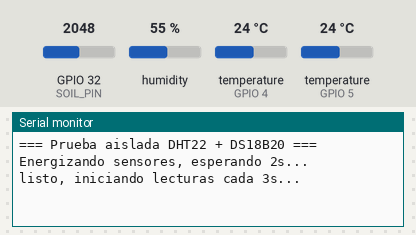
Bench run of a sketch on a simulated ESP32. Shown: the last lines printed to the serial monitor. The inputs (shaded band) are chosen by the test bench; at power-on: humidity 55 %, temperature (sensors on GPIO 5, GPIO 4) 24 °C, GPIO 32 (SOIL_PIN) = 2048.

Above: at 3.3 s.
3.4 s: humidity set to 22 %
At 6.3 s:
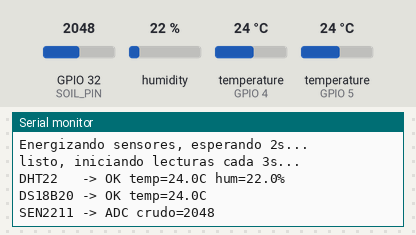
8.8 s: temperature (sensor on GPIO 5) set to 12 °C
At 9.5 s:
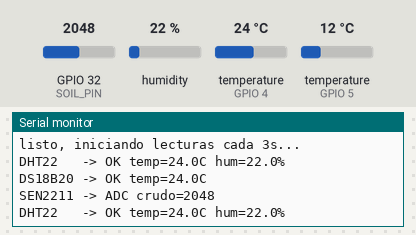
14.2 s: GPIO 32 (SOIL_PIN) set to 2866
At 17.7 s:
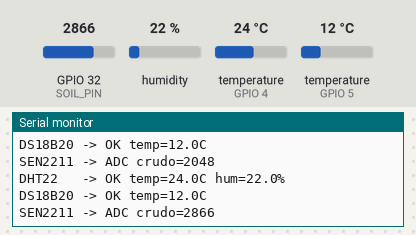
19.6 s: temperature (sensor on GPIO 4) set to 12 °C
At 21.9 s:
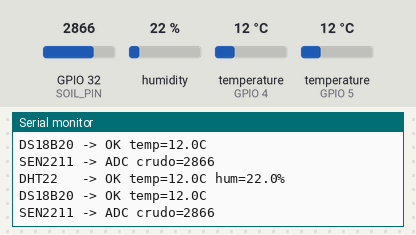
25.0 s: temperature (sensor on GPIO 5) set to 19 °C
At 29.0 s:
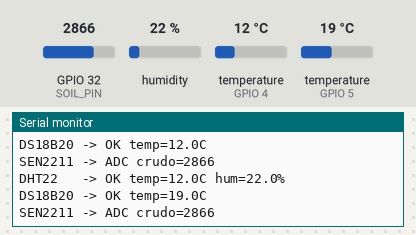
30.4 s: GPIO 32 (SOIL_PIN) set to 3972
At 33.2 s:
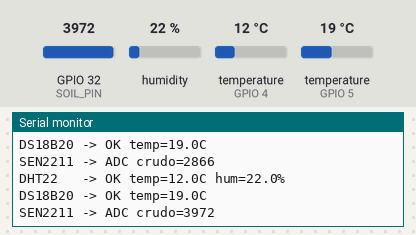
Timing chart, 0 to 34.7 s (numbered marks = the images above; inputs shaded):
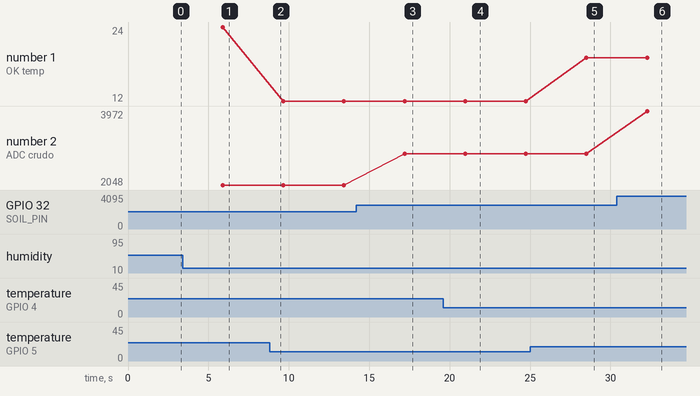

Measured:
- after the input at 3.4 s, the serial monitor: prints a new line after 1.7 s (image 1)
- after the input at 14.2 s, the serial monitor: prints a new line after 3.0 s (image 3)
- after the input at 19.6 s, the serial monitor: prints a new line after 0.60 s (image 4)
- after the input at 25.0 s, the serial monitor: prints a new line after 3.5 s (image 5)
- after the input at 30.4 s, the serial monitor: prints a new line after 1.9 s (image 6)
- plotted number 1: 24 → 12 after the input at 8.8 s, 12 → 19 after the input at 25.0 s
- plotted number 2: 2048 → 2866 after the input at 14.2 s, 2866 → 3972 after the input at 30.4 s

The sketch:

dht_test.ino
```cpp
#include <Arduino.h>
#include <DHT.h>
#include <OneWire.h>
#include <DallasTemperature.h>

#define DHT_PIN 4
#define DS18B20_PIN 5
#define SOIL_PIN 32
#define SENSOR_POWER_PIN 25

DHT dht(DHT_PIN, DHT22);
OneWire oneWire(DS18B20_PIN);
DallasTemperature ds18b20(&oneWire);

void setup() {
  Serial.begin(115200);
  delay(100);
  Serial.println("\n=== Prueba aislada DHT22 + DS18B20 ===");

  pinMode(SENSOR_POWER_PIN, OUTPUT);
  digitalWrite(SENSOR_POWER_PIN, HIGH);
  Serial.println("Energizando sensores, esperando 2s...");
  delay(2000);

  dht.begin();
  ds18b20.begin();
  ds18b20.setResolution(12);
  Serial.println("listo, iniciando lecturas cada 3s...\n");
}

void loop() {
  delay(3000);

  float t = dht.readTemperature();
  float h = dht.readHumidity();
  if (isnan(t) || isnan(h)) {
    Serial.println("DHT22   -> FALLIDA (nan)");
  } else {
    Serial.printf("DHT22   -> OK temp=%.1fC hum=%.1f%%\n", t, h);
  }

  ds18b20.requestTemperatures();
  float soilT = ds18b20.getTempCByIndex(0);
  if (soilT == DEVICE_DISCONNECTED_C) {
    Serial.println("DS18B20 -> FALLIDA (desconectado)");
  } else {
    Serial.printf("DS18B20 -> OK temp=%.1fC\n", soilT);
  }

  int rawSoil = analogRead(SOIL_PIN);
  Serial.printf("SEN2211 -> ADC crudo=%d\n", rawSoil);
}
```
